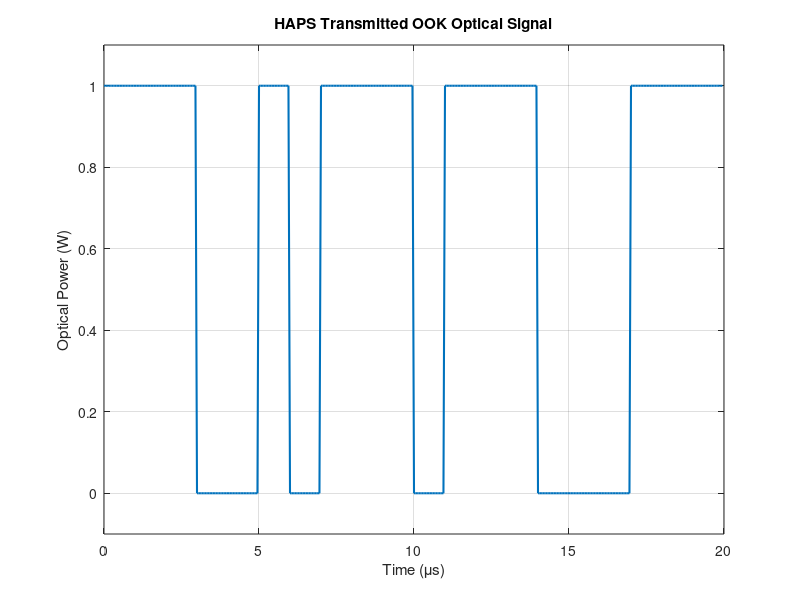
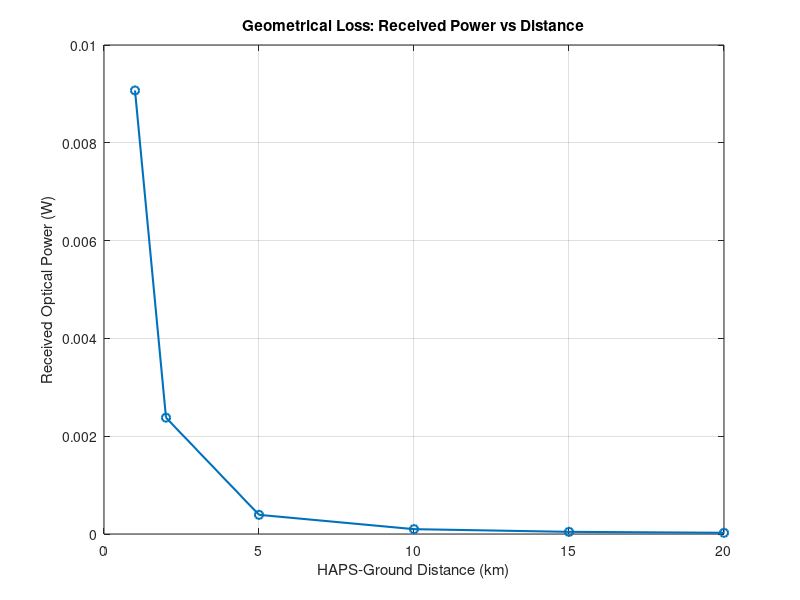

Here is the MATLAB script that generated these plots, in order:
clc;
clear;
close all;

%% Parameters
Nbits = 20;          % Number of bits being transmitted
Rb = 1e6;            % Bit rate: 1 Mbps (bits per second)
Pt = 1;              % Optical transmit power: 1 W

samplesPerBit = 20;
Fs = Rb * samplesPerBit;

%% Generate random bits
bits = randi([0 1], 1, Nbits); % random bits are generated NBits = 20 in number
%% OOK modulation
ookSymbols = Pt * bits; % 1*power or 0*power

%% Convert symbols into waveform(repetition of bits for imitating the bit duration)
txSignal = repelem(ookSymbols, samplesPerBit);

%% Time axis
t = (0:length(txSignal)-1) / Fs;

%% Plot
figure;
plot(t*1e6, txSignal, 'LineWidth', 1.5);
xlabel('Time (\mus)');
ylabel('Optical Power (W)');
title('HAPS Transmitted OOK Optical Signal');
grid on;
ylim([-0.1 1.1]);

%% Receiver parameters
R = 0.8;                 % Photodetector responsiveness (A/W)

%% Ideal FSO channel
% rxOpticalSignal = txSignal; % power transmitted is received by detector directly

%% Geometrical Propagation Gain(Beam Intensity Spreading)
L = 10e3;              % HAPS-ground distance (m) 
theta = 1e-3;          % Beam divergence parameter (rad)
w0 = 0.05;             % Initial beam radius (m)

RxDiameter = 0.2;      % Receiver aperture diameter (m)
RxRadius = RxDiameter / 2;

% Beam radius at receiver
wRx = w0 + L * theta;

% Geometrical channel gain
H_geo = (RxRadius / wRx)^2; %(receiver's aperture area/Sender's propagation area)

% Received optical signal
rxOpticalSignal = H_geo * txSignal;

%% Photodetector
rxCurrent = R * rxOpticalSignal; % photodetector converting light to electrical signal

%% Sample once per bit(sample in the middle part and away from edge for better detection)
% 10th bit,30th bit,50th bit for samples
sampleIndices = samplesPerBit/2 : samplesPerBit : length(rxCurrent);

rxSamples = rxCurrent(sampleIndices); % access and put the samples in exSamples

%% New Threshold accounting for Geometrical Gain
threshold = R * Pt * H_geo / 2;  % Decision threshold (A)

%% Decision
detectedBits = rxSamples > threshold; % decision threshold detection of incoming signal/bit

%% BER
numErrors = sum(bits ~= detectedBits); % ~= not equal operator , bit by bit check of both sent and detected bits
BER = numErrors / Nbits; % Bit Error Rate

fprintf('Number of bit errors = %d\n', numErrors);
fprintf('BER = %.4f\n', BER);
% Note: We can observe that even if receiver doesn't receiver much of the
% sent Power of the sender , still there is zero  BER cause the threshold
% is changed and made in accordance with geometrical gain and also the
% channel is too ideal with not attenuation,turbulence,pointing error

%% Observing affect of Increasing HAPS Distance from Receiver and seeing the
% Graphical Nature of Received Power affected due to Geometrical Beam
% Spreading
distances = [1 2 5 10 15 20] * 1e3;

receivedPower = zeros(size(distances));

for k = 1:length(distances)

    L = distances(k);

    wRx = w0 + L * theta;

    H_geo = (RxRadius / wRx)^2;

    receivedPower(k) = Pt * H_geo;

end

figure;
plot(distances/1e3, receivedPower, 'o-', 'LineWidth', 1.5);
xlabel('HAPS-Ground Distance (km)');
ylabel('Received Optical Power (W)');
title('Geometrical Loss: Received Power vs Distance');
grid on;
